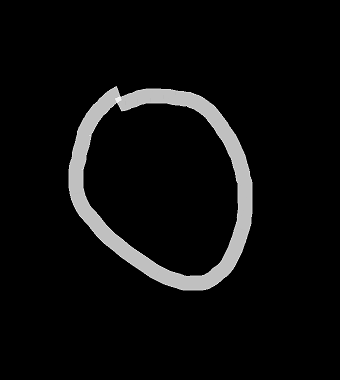
#> input picture captured_images/0/0.png, 340 x 380 px; its folder holds only this picture in this run
$ jupyter execute --allow-errors 'Handwritten Digit Recognition.ipynb'   (shell and % lines are left out)
#> lines starting #> are read from the running program, lines starting #| are printed output that depends on the picture
[cell 1]
import pyscreenshot as ImageGrab
import time
images_folder="captured_images/9/"

#> (the rest of this cell did not finish here and is left out)

[cell 2]
#Generate dataset
import cv2
import csv
import glob

header  =["label"]
for i in range(0,784):
   header.append("pixel"+str(i))
with open('dataset.csv', 'a') as f:
   writer = csv.writer(f)
   writer.writerow(header)

for label in range(10):
   dirList = glob.glob("captured_images/"+str(label)+"/*.png")

   for img_path in dirList:
       im= cv2.imread(img_path)
#> im is the input picture: shape (380, 340, 3); min 0, max 248, mean 12.8
       im_gray = cv2.cvtColor(im,cv2.COLOR_BGR2GRAY)
       im_gray = cv2.GaussianBlur(im_gray,(15,15), 0)
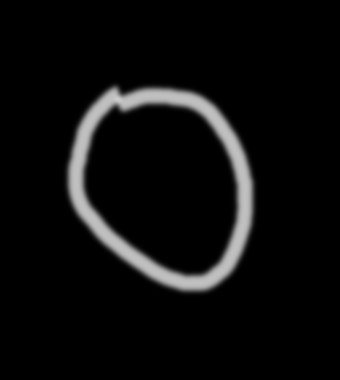
#> im_gray: shape (380, 340); min 0, max 204, mean 12.8
       roi= cv2.resize(im_gray,(28,28), interpolation=cv2.INTER_AREA)
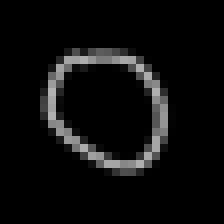
#> roi: shape (28, 28) (shown 8 times larger); min 0, max 178, mean 12.8

       data=[]
       data.append(label)
       rows, cols = roi.shape
#> rows = 28; cols = 28

       ## Fill the data array with pixels one by one.
       for i in range(rows):
           for j in range(cols):
               k =roi[i,j]
               if k>100:
                   k=1
               else:
                   k=0
               data.append(k)
#> after the loop, data = 785 values, max 1 at index 205, min 0 at index 0, mean 0.0611
       with open('dataset.csv', 'a') as f:
           writer = csv.writer(f)
           writer.writerow(data)
#> pass 2 of the loop `for label in range(10):`:
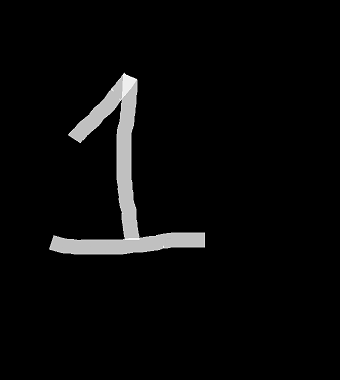
#> input picture captured_images/1/0.png, 340 x 380 px
#> im is the input picture: shape (380, 340, 3); min 0, max 255, mean 8.8
#> `im_gray = cv2.GaussianBlur(im_gray,(15,15), 0)`:
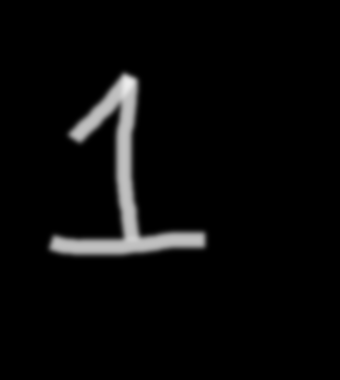
#> im_gray: shape (380, 340); min 0, max 236, mean 8.8
#> `roi= cv2.resize(im_gray,(28,28), interpolation=cv2.INTER_AREA)`:
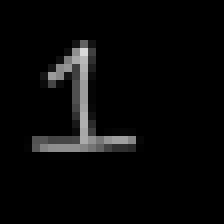
#> roi: shape (28, 28) (shown 8 times larger); min 0, max 217, mean 8.8
#> after the loop `for i in range(rows):`: data = 785 values, max 1 at index 0, min 0 at index 1, mean 0.042
